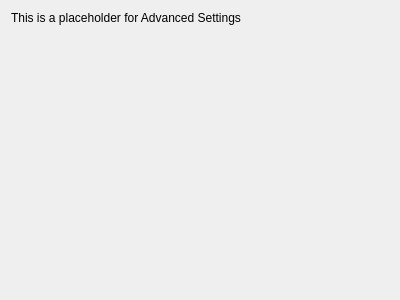
<?xml version="1.0" encoding="UTF-8"?>
<ui version="4.0">
 <class>AdvancedSettingsTab</class>
 <widget class="QWidget" name="AdvancedSettingsTab">
  <property name="geometry">
   <rect>
    <x>0</x>
    <y>0</y>
    <width>400</width>
    <height>300</height>
   </rect>
  </property>
  <property name="windowTitle">
   <string>AdvancedSettingsTab</string>
  </property>
  <layout class="QVBoxLayout" name="verticalLayout">
   <item>
    <widget class="QLabel" name="label">
     <property name="text">
      <string>This is a placeholder for Advanced Settings</string>
     </property>
    </widget>
   </item>
   <item>
    <spacer name="verticalSpacer">
     <property name="orientation">
      <enum>Qt::Vertical</enum>
     </property>
     <property name="sizeHint" stdset="0">
      <size>
       <width>20</width>
       <height>267</height>
      </size>
     </property>
    </spacer>
   </item>
  </layout>
 </widget>
 <resources/>
 <connections/>
</ui>
